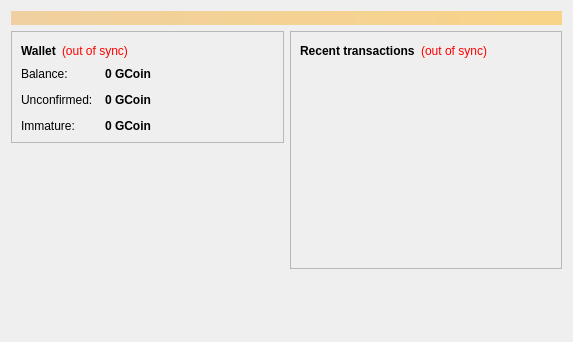
<?xml version="1.0" encoding="UTF-8"?>
<ui version="4.0">
 <class>OverviewPage</class>
 <widget class="QWidget" name="OverviewPage">
  <property name="geometry">
   <rect>
    <x>0</x>
    <y>0</y>
    <width>573</width>
    <height>342</height>
   </rect>
  </property>
  <property name="windowTitle">
   <string>Form</string>
  </property>
  <layout class="QVBoxLayout" name="topLayout">
   <item>
    <widget class="QLabel" name="labelAlerts">
     <property name="visible">
      <bool>false</bool>
     </property>
     <property name="styleSheet">
      <string notr="true">background-color: qlineargradient(x1: 0, y1: 0, x2: 1, y2: 0, stop:0 #F0D0A0, stop:1 #F8D488); color:#000000;</string>
     </property>
     <property name="wordWrap">
      <bool>true</bool>
     </property>
     <property name="margin">
      <number>3</number>
     </property>
    </widget>
   </item>
   <item>
    <layout class="QHBoxLayout" name="horizontalLayout" stretch="1,1">
     <item>
      <layout class="QVBoxLayout" name="verticalLayout_2">
       <item>
        <widget class="QFrame" name="frame">
         <property name="frameShape">
          <enum>QFrame::StyledPanel</enum>
         </property>
         <property name="frameShadow">
          <enum>QFrame::Raised</enum>
         </property>
         <layout class="QVBoxLayout" name="verticalLayout_4">
          <item>
           <layout class="QHBoxLayout" name="horizontalLayout_4">
            <item>
             <widget class="QLabel" name="label_5">
              <property name="font">
               <font>
                <weight>75</weight>
                <bold>true</bold>
               </font>
              </property>
              <property name="text">
               <string>Wallet</string>
              </property>
             </widget>
            </item>
            <item>
             <widget class="QLabel" name="labelWalletStatus">
              <property name="toolTip">
               <string>The displayed information may be out of date. Your wallet automatically synchronizes with the Goodcoin network after a connection is established, but this process has not completed yet.</string>
              </property>
              <property name="styleSheet">
               <string notr="true">QLabel { color: red; }</string>
              </property>
              <property name="text">
               <string notr="true">(out of sync)</string>
              </property>
              <property name="alignment">
               <set>Qt::AlignLeading|Qt::AlignLeft|Qt::AlignVCenter</set>
              </property>
             </widget>
            </item>
            <item>
             <spacer name="horizontalSpacer_2">
              <property name="orientation">
               <enum>Qt::Horizontal</enum>
              </property>
              <property name="sizeHint" stdset="0">
               <size>
                <width>40</width>
                <height>20</height>
               </size>
              </property>
             </spacer>
            </item>
           </layout>
          </item>
          <item>
           <layout class="QFormLayout" name="formLayout_2">
            <property name="fieldGrowthPolicy">
             <enum>QFormLayout::AllNonFixedFieldsGrow</enum>
            </property>
            <property name="horizontalSpacing">
             <number>12</number>
            </property>
            <property name="verticalSpacing">
             <number>12</number>
            </property>
            <item row="0" column="0">
             <widget class="QLabel" name="label">
              <property name="text">
               <string>Balance:</string>
              </property>
             </widget>
            </item>
            <item row="0" column="1">
             <widget class="QLabel" name="labelBalance">
              <property name="font">
               <font>
                <weight>75</weight>
                <bold>true</bold>
               </font>
              </property>
              <property name="cursor">
               <cursorShape>IBeamCursor</cursorShape>
              </property>
              <property name="toolTip">
               <string>Your current balance</string>
              </property>
              <property name="text">
               <string notr="true">0 GCoin</string>
              </property>
              <property name="textInteractionFlags">
               <set>Qt::LinksAccessibleByMouse|Qt::TextSelectableByKeyboard|Qt::TextSelectableByMouse</set>
              </property>
             </widget>
            </item>
            <item row="1" column="0">
             <widget class="QLabel" name="label_3">
              <property name="text">
               <string>Unconfirmed:</string>
              </property>
             </widget>
            </item>
            <item row="1" column="1">
             <widget class="QLabel" name="labelUnconfirmed">
              <property name="font">
               <font>
                <weight>75</weight>
                <bold>true</bold>
               </font>
              </property>
              <property name="cursor">
               <cursorShape>IBeamCursor</cursorShape>
              </property>
              <property name="toolTip">
               <string>Total of transactions that have yet to be confirmed, and do not yet count toward the current balance</string>
              </property>
              <property name="text">
               <string notr="true">0 GCoin</string>
              </property>
              <property name="textInteractionFlags">
               <set>Qt::LinksAccessibleByMouse|Qt::TextSelectableByKeyboard|Qt::TextSelectableByMouse</set>
              </property>
             </widget>
            </item>
            <item row="2" column="0">
             <widget class="QLabel" name="labelImmatureText">
              <property name="text">
               <string>Immature:</string>
              </property>
             </widget>
            </item>
            <item row="2" column="1">
             <widget class="QLabel" name="labelImmature">
              <property name="font">
               <font>
                <weight>75</weight>
                <bold>true</bold>
               </font>
              </property>
              <property name="toolTip">
               <string>Mined balance that has not yet matured</string>
              </property>
              <property name="text">
               <string notr="true">0 GCoin</string>
              </property>
              <property name="textInteractionFlags">
               <set>Qt::LinksAccessibleByMouse|Qt::TextSelectableByKeyboard|Qt::TextSelectableByMouse</set>
              </property>
             </widget>
            </item>
           </layout>
          </item>
         </layout>
        </widget>
       </item>
       <item>
        <spacer name="verticalSpacer">
         <property name="orientation">
          <enum>Qt::Vertical</enum>
         </property>
         <property name="sizeHint" stdset="0">
          <size>
           <width>20</width>
           <height>40</height>
          </size>
         </property>
        </spacer>
       </item>
      </layout>
     </item>
     <item>
      <layout class="QVBoxLayout" name="verticalLayout_3">
       <item>
        <widget class="QFrame" name="frame_2">
         <property name="frameShape">
          <enum>QFrame::StyledPanel</enum>
         </property>
         <property name="frameShadow">
          <enum>QFrame::Raised</enum>
         </property>
         <layout class="QVBoxLayout" name="verticalLayout">
          <item>
           <layout class="QHBoxLayout" name="horizontalLayout_2">
            <item>
             <widget class="QLabel" name="label_4">
              <property name="text">
               <string>&lt;b&gt;Recent transactions&lt;/b&gt;</string>
              </property>
             </widget>
            </item>
            <item>
             <widget class="QLabel" name="labelTransactionsStatus">
              <property name="toolTip">
               <string>The displayed information may be out of date. Your wallet automatically synchronizes with the Goodcoin network after a connection is established, but this process has not completed yet.</string>
              </property>
              <property name="styleSheet">
               <string notr="true">QLabel { color: red; }</string>
              </property>
              <property name="text">
               <string notr="true">(out of sync)</string>
              </property>
              <property name="alignment">
               <set>Qt::AlignRight|Qt::AlignTrailing|Qt::AlignVCenter</set>
              </property>
             </widget>
            </item>
            <item>
             <spacer name="horizontalSpacer">
              <property name="orientation">
               <enum>Qt::Horizontal</enum>
              </property>
              <property name="sizeHint" stdset="0">
               <size>
                <width>40</width>
                <height>20</height>
               </size>
              </property>
             </spacer>
            </item>
           </layout>
          </item>
          <item>
           <widget class="QListView" name="listTransactions">
            <property name="styleSheet">
             <string notr="true">QListView { background: transparent; }</string>
            </property>
            <property name="frameShape">
             <enum>QFrame::NoFrame</enum>
            </property>
            <property name="verticalScrollBarPolicy">
             <enum>Qt::ScrollBarAlwaysOff</enum>
            </property>
            <property name="horizontalScrollBarPolicy">
             <enum>Qt::ScrollBarAlwaysOff</enum>
            </property>
            <property name="selectionMode">
             <enum>QAbstractItemView::NoSelection</enum>
            </property>
           </widget>
          </item>
         </layout>
        </widget>
       </item>
       <item>
        <spacer name="verticalSpacer_2">
         <property name="orientation">
          <enum>Qt::Vertical</enum>
         </property>
         <property name="sizeHint" stdset="0">
          <size>
           <width>20</width>
           <height>40</height>
          </size>
         </property>
        </spacer>
       </item>
      </layout>
     </item>
    </layout>
   </item>
  </layout>
 </widget>
 <resources/>
 <connections/>
</ui>
